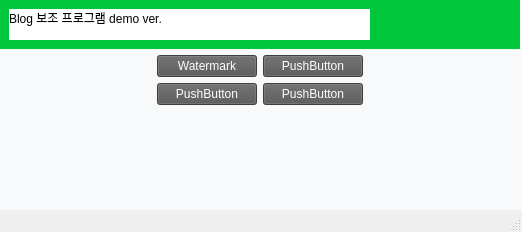
<?xml version="1.0" encoding="UTF-8"?>
<ui version="4.0">
 <class>MainWindow</class>
 <widget class="QMainWindow" name="MainWindow">
  <property name="geometry">
   <rect>
    <x>0</x>
    <y>0</y>
    <width>522</width>
    <height>232</height>
   </rect>
  </property>
  <property name="windowTitle">
   <string>MainWindow</string>
  </property>
  <widget class="QWidget" name="centralwidget">
   <property name="styleSheet">
    <string notr="true">background-color : rgb(247, 249, 250)</string>
   </property>
   <widget class="QWidget" name="verticalLayoutWidget">
    <property name="geometry">
     <rect>
      <x>-1</x>
      <y>-1</y>
      <width>521</width>
      <height>191</height>
     </rect>
    </property>
    <layout class="QVBoxLayout" name="verticalLayout">
     <property name="bottomMargin">
      <number>0</number>
     </property>
     <item>
      <layout class="QHBoxLayout" name="horizontalLayout">
       <item>
        <widget class="QWidget" name="widget" native="true">
         <property name="minimumSize">
          <size>
           <width>0</width>
           <height>50</height>
          </size>
         </property>
         <property name="styleSheet">
          <string notr="true">background-color : rgb(0, 199, 60)</string>
         </property>
         <widget class="QLabel" name="label">
          <property name="geometry">
           <rect>
            <x>10</x>
            <y>10</y>
            <width>361</width>
            <height>31</height>
           </rect>
          </property>
          <property name="minimumSize">
           <size>
            <width>0</width>
            <height>30</height>
           </size>
          </property>
          <property name="styleSheet">
           <string notr="true">background-color : rgb(255, 255, 255);
font: 20pt &quot;나눔고딕 ExtraBold&quot;;</string>
          </property>
          <property name="text">
           <string>Blog 보조 프로그램 demo ver.
</string>
          </property>
         </widget>
        </widget>
       </item>
      </layout>
     </item>
     <item>
      <layout class="QHBoxLayout" name="horizontalLayout_2">
       <property name="leftMargin">
        <number>10</number>
       </property>
       <property name="rightMargin">
        <number>10</number>
       </property>
       <item>
        <spacer name="horizontalSpacer">
         <property name="orientation">
          <enum>Qt::Horizontal</enum>
         </property>
         <property name="sizeHint" stdset="0">
          <size>
           <width>40</width>
           <height>20</height>
          </size>
         </property>
        </spacer>
       </item>
       <item>
        <layout class="QGridLayout" name="gridLayout">
         <item row="1" column="0">
          <widget class="QPushButton" name="pushButton_3">
           <property name="minimumSize">
            <size>
             <width>100</width>
             <height>0</height>
            </size>
           </property>
           <property name="styleSheet">
            <string notr="true">background-color : rgb(85, 85, 85);
color: rgb(255, 255, 255);
font: 9pt &quot;나눔고딕 ExtraBold&quot;;</string>
           </property>
           <property name="text">
            <string>PushButton</string>
           </property>
          </widget>
         </item>
         <item row="0" column="1">
          <widget class="QPushButton" name="pushButton_2">
           <property name="minimumSize">
            <size>
             <width>100</width>
             <height>0</height>
            </size>
           </property>
           <property name="styleSheet">
            <string notr="true">background-color : rgb(85, 85, 85);
color: rgb(255, 255, 255);
font: 9pt &quot;나눔고딕 ExtraBold&quot;;</string>
           </property>
           <property name="text">
            <string>PushButton</string>
           </property>
          </widget>
         </item>
         <item row="1" column="1">
          <widget class="QPushButton" name="pushButton_4">
           <property name="minimumSize">
            <size>
             <width>100</width>
             <height>0</height>
            </size>
           </property>
           <property name="styleSheet">
            <string notr="true">background-color : rgb(85, 85, 85);
color: rgb(255, 255, 255);
font: 9pt &quot;나눔고딕 ExtraBold&quot;;</string>
           </property>
           <property name="text">
            <string>PushButton</string>
           </property>
          </widget>
         </item>
         <item row="0" column="0">
          <widget class="QPushButton" name="btn_watermark">
           <property name="minimumSize">
            <size>
             <width>100</width>
             <height>0</height>
            </size>
           </property>
           <property name="styleSheet">
            <string notr="true">background-color : rgb(85, 85, 85);
color: rgb(255, 255, 255);
font: 9pt &quot;나눔고딕 ExtraBold&quot;;</string>
           </property>
           <property name="text">
            <string>Watermark</string>
           </property>
          </widget>
         </item>
        </layout>
       </item>
       <item>
        <spacer name="horizontalSpacer_2">
         <property name="orientation">
          <enum>Qt::Horizontal</enum>
         </property>
         <property name="sizeHint" stdset="0">
          <size>
           <width>40</width>
           <height>20</height>
          </size>
         </property>
        </spacer>
       </item>
      </layout>
     </item>
     <item>
      <layout class="QHBoxLayout" name="horizontalLayout_3">
       <item>
        <spacer name="horizontalSpacer_3">
         <property name="orientation">
          <enum>Qt::Horizontal</enum>
         </property>
         <property name="sizeHint" stdset="0">
          <size>
           <width>40</width>
           <height>20</height>
          </size>
         </property>
        </spacer>
       </item>
       <item>
        <spacer name="verticalSpacer">
         <property name="orientation">
          <enum>Qt::Vertical</enum>
         </property>
         <property name="sizeHint" stdset="0">
          <size>
           <width>20</width>
           <height>40</height>
          </size>
         </property>
        </spacer>
       </item>
       <item>
        <widget class="QLabel" name="label_watermark">
         <property name="minimumSize">
          <size>
           <width>231</width>
           <height>61</height>
          </size>
         </property>
         <property name="text">
          <string/>
         </property>
         <property name="pixmap">
          <pixmap>watermark.png</pixmap>
         </property>
        </widget>
       </item>
      </layout>
     </item>
    </layout>
   </widget>
  </widget>
  <widget class="QMenuBar" name="menubar">
   <property name="geometry">
    <rect>
     <x>0</x>
     <y>0</y>
     <width>522</width>
     <height>21</height>
    </rect>
   </property>
  </widget>
  <widget class="QStatusBar" name="statusbar"/>
 </widget>
 <resources/>
 <connections/>
</ui>
